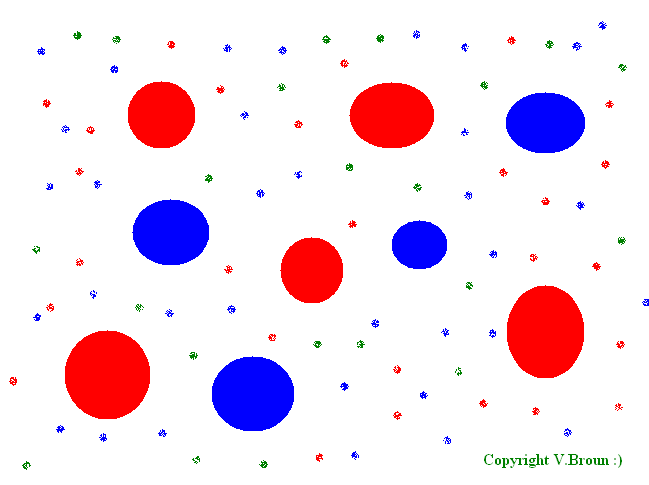
#> input picture Traitement d'image - Bac 3/Images/petitsPois.png, 649 x 485 px
$ python Exercice2.py
#> lines starting #> are read from the running program, lines starting #| are printed output that depends on the picture; after the words box and inside, x2 and y2 are one past the last pixel; in counts of white or black regions, pixels touching at a corner belong together
from pathlib import Path

import cv2 as cv
import numpy as np

DOSSIER = Path(__file__).resolve().parent
CHEMIN_IMAGE = DOSSIER / "Images" / "petitsPois.png"

image = cv.imread(str(CHEMIN_IMAGE), cv.IMREAD_COLOR)
#> image is the input picture: shape (485, 649, 3); mean B, G, R 234.7, 222.3, 241.1
if image is None:
    raise FileNotFoundError(f"Impossible de charger {CHEMIN_IMAGE}")

image_hsv = cv.cvtColor(image, cv.COLOR_BGR2HSV)
#> image_hsv: shape (485, 649, 3); mean H, S, V 6.3, 33.1, 254.5

masque_poids_bleus = cv.inRange(
    image_hsv,
    np.array([100, 120, 50], dtype=np.uint8),
    np.array([130, 255, 255], dtype=np.uint8),
)
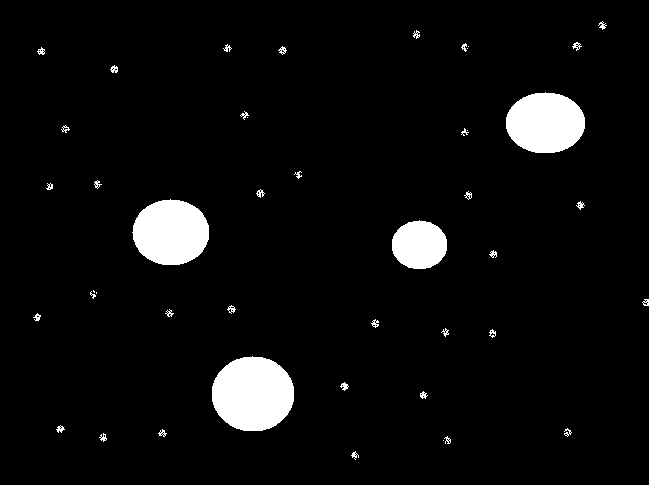
#> masque_poids_bleus: shape (485, 649); 5% white; 45 white regions (8 under 20 px), largest, box (x1, y1, x2, y2) and area: (212, 356, 294, 431) 4865, (132, 199, 209, 265) 3972, (506, 92, 585, 153) 3805
masque_pois_rouges = cv.bitwise_or(
#> (the run stopped early here; a loop or call above may not have finished)
